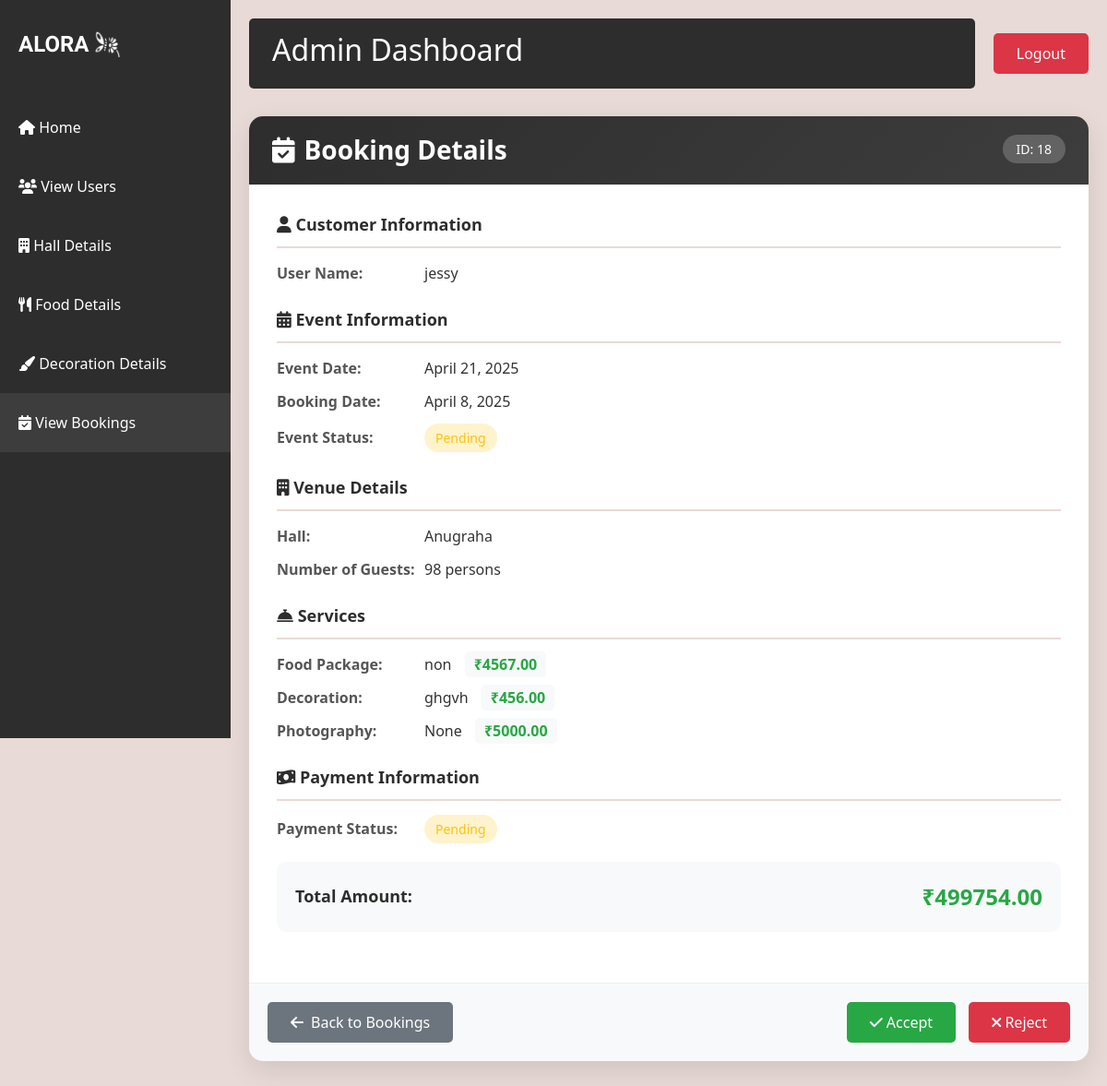
Page /booking_detail/18/ (signed in) on the committed database.
### app/models.py (models this page shows)
class Bookings(models.Model):
    event_date=models.DateField(null=True)
    event_status=models.CharField(max_length=100,default='Pending')
    user_id=models.ForeignKey(User,on_delete=models.CASCADE)
    hall_id=models.ForeignKey(Halls,on_delete=models.CASCADE)
    booking_date=models.DateField(auto_now_add=True)
    payment_status=models.CharField(max_length=100,default='Pending')
    photography=models.CharField(max_length=100,null=True,blank=True)
    no_of_persons=models.IntegerField(null=True,blank=True)
    food_value=models.BooleanField(null=True,blank=True)
    food=models.ForeignKey(Food,on_delete=models.SET_NULL, null=True, blank=True)
    decoration_value=models.BooleanField(null=True,blank=True)
    decoration=models.ForeignKey(Decoration,on_delete=models.SET_NULL, null=True, blank=True)
    photography_cost=models.DecimalField(max_digits=10,decimal_places=2)
    total_payment=models.DecimalField(max_digits=10,decimal_places=2)

class Halls(models.Model):
    name=models.CharField(max_length=100)
    location=models.CharField(max_length=200)
    capacity=models.IntegerField()
    price_per_day=models.DecimalField(max_digits=10,decimal_places=2)
    photo_url=models.ImageField(upload_to='images/')
    description=models.TextField(blank=True,null=True)

class Food(models.Model):
    food_name=models.CharField(max_length=100,null=True)
    food_image=models.ImageField(upload_to='images/')
    food_price=models.DecimalField(max_digits=10,decimal_places=2)

class Decoration(models.Model):
    decoration_name=models.CharField(max_length=100,null=True)
    decoration_image=models.ImageField(upload_to='images/')
    decoration_price=(models.DecimalField(max_digits=10,decimal_places=2))

### app/views.py (the view)
# urls.py: path('booking_detail/<int:id>/', views.booking_detail, name='booking_detail'),
@login_required(login_url='login')
def booking_detail(request, id):
    booking = get_object_or_404(Bookings.objects.select_related('user_id', 'hall_id', 'food', 'decoration'), id=id)
    return render(request, 'booking_detail_.html', {'booking': booking})

### templates/booking_detail_.html (shortened to what this page needs)
<!DOCTYPE html>
<html lang="en">
<head>
    {% load static %}
    <link href="https://cdn.jsdelivr.net/npm/bootstrap@5.3.0/dist/css/bootstrap.min.css" rel="stylesheet">
    <link rel="stylesheet" href="https://cdnjs.cloudflare.com/ajax/libs/font-awesome/6.0.0-beta3/css/all.min.css">
</head>
<body>
    <div class="sidebar">
        <div class="logo-container">
            <div class="logo">ALORA</div>
            <img src="{% static 'alora_icon.png' %}" alt="Light Bulb" class="logo-image">
        </div>
        <nav class="nav flex-column">
            <a class="nav-link" href="{% url 'admin_dash' %}">
                <i class="fas fa-home"></i> Home
            </a>
            <a class="nav-link" href="{% url 'view_users' %}">
                <i class="fas fa-users"></i> View Users
            </a>
            <a class="nav-link" href="{% url 'hall_details' %}">
                <i class="fas fa-building"></i> Hall Details
            </a>
            <a class="nav-link" href="{% url 'food_details' %}">
                <i class="fas fa-utensils"></i> Food Details
            </a>
            <a class="nav-link" href="{% url 'decoration_details' %}">
                <i class="fas fa-paint-brush"></i> Decoration Details
            </a>
            <a class="nav-link active" href="{% url 'admin_view_booking' %}">
                <i class="fas fa-calendar-check"></i> View Bookings
            </a>
        </nav>
    </div>
    <div class="main-content">
        <div class="top-nav">
            <div class="welcome-section">
                <h2>Admin Dashboard</h2>
            </div>
            <a href="{% url 'logout' %}" class="logout-btn">Logout</a>
        </div>
        <div class="booking-details-card">
            <div class="booking-header">
                <h3><i class="fas fa-calendar-check"></i> Booking Details</h3>
                <div class="booking-id-badge">ID: {{ booking.id }}</div>
            </div>
            <div class="booking-body">
                <div class="info-group">
                    <div class="info-category">
                        <i class="fas fa-user"></i> Customer Information
                    </div>
                    <div class="info-row">
                        <div class="info-label">User Name:</div>
                        <div class="info-value">{{ booking.user_id.username }}</div>
                    </div>
                </div>
                <div class="info-group">
                    <div class="info-category">
                        <i class="fas fa-calendar-alt"></i> Event Information
                    </div>
                    <div class="info-row">
                        <div class="info-label">Event Date:</div>
                        <div class="info-value">{{ booking.event_date }}</div>
                    </div>
                    <div class="info-row">
                        <div class="info-label">Booking Date:</div>
                        <div class="info-value">{{ booking.booking_date }}</div>
                    </div>
                    <div class="info-row">
                        <div class="info-label">Event Status:</div>
                        <div class="info-value">
                            {% if booking.event_status == 'Accept' %}
                                <span class="status-badge status-accepted">Accepted</span>
                            {% elif booking.event_status == 'Reject' %}
                                <span class="status-badge status-rejected">Rejected</span>
                            {% else %}
                                <span class="status-badge status-pending">Pending</span>
                            {% endif %}
                        </div>
                    </div>
                </div>
                <div class="info-group">
                    <div class="info-category">
                        <i class="fas fa-building"></i> Venue Details
                    </div>
                    <div class="info-row">
                        <div class="info-label">Hall:</div>
                        <div class="info-value">{{ booking.hall_id.name }}</div>
                    </div>
                    <div class="info-row">
                        <div class="info-label">Number of Guests:</div>
                        <div class="info-value">{{ booking.no_of_persons }} persons</div>
                    </div>
                </div>
                <div class="info-group">
                    <div class="info-category">
                        <i class="fas fa-concierge-bell"></i> Services
                    </div>
                    <div class="info-row">
                        <div class="info-label">Food Package:</div>
                        <div class="info-value">{{ booking.food.food_name }} <span class="price-tag">₹{{ booking.food.food_price }}</span></div>
                    </div>
                    <div class="info-row">
                        <div class="info-label">Decoration:</div>
                        <div class="info-value">{{ booking.decoration.decoration_name }} <span class="price-tag">₹{{ booking.decoration.decoration_price }}</span></div>
                    </div>
                    <div class="info-row">
                        <div class="info-label">Photography:</div>
                        <div class="info-value">{{ booking.photography }} <span class="price-tag">₹{{ booking.photography_cost }}</span></div>
                    </div>
                </div>
                <div class="info-group">
                    <div class="info-category">
                        <i class="fas fa-money-bill-wave"></i> Payment Information
                    </div>
                    <div class="info-row">
                        <div class="info-label">Payment Status:</div>
                        <div class="info-value">
                            {% if booking.payment_status == 'Paid' %}
                                <span class="status-badge status-paid">Paid</span>
                            {% else %}
                                <span class="status-badge status-pending">Pending</span>
                            {% endif %}
                        </div>
                    </div>
                    <div class="total-section">
                        <div class="total-label">Total Amount:</div>
                        <div class="total-value">₹{{ booking.total_payment }}</div>
                    </div>
                </div>
            </div>
            <div class="booking-footer">
                <a href="{% url 'admin_view_booking' %}" class="back-btn"><i class="fas fa-arrow-left"></i> Back to Bookings</a>
                <div class="action-buttons">
                    {% if booking.event_status == 'Pending' %}
                        <form action="{% url 'acceptrejectbooking' id=booking.id %}" method="post" style="display:inline;">
                            <button type="submit" name="Status" value="Accept" class="action-btn accept-btn"><i class="fas fa-check"></i> Accept</button>
                            <button type="submit" name="Status" value="Reject" class="action-btn reject-btn"><i class="fas fa-times"></i> Reject</button>
                        </form>
                    {% elif booking.event_status == 'Accept' %}
                        <form action="{% url 'acceptrejectbooking' id=booking.id %}" method="post" style="display:inline;">
                            {% csrf_token %}
                            <button type="submit" name="Status" value="Reject" class="action-btn reject-btn"><i class="fas fa-times"></i> Reject</button>
                        </form>
                    {% elif booking.event_status == 'Reject' %}
                        <form action="{% url 'acceptrejectbooking' id=booking.id %}" method="post" style="display:inline;">
                            {% csrf_token %}
                            <button type="submit" name="Status" value="Accept" class="action-btn accept-btn"><i class="fas fa-check"></i> Accept</button>
                        </form>
                    {% endif %}
                </div>
            </div>
        </div>
    </div>
</body>
</html>

### templates/booking_detail_.html (style rules this page uses)
body { background-color: #e8dad6; min-height: 100vh; }
.sidebar { background-color: #2d2d2d; color: white; min-height: 100vh; padding-top: 20px; position: fixed; width: 250px; }
.logo-container { display: flex; align-items: center; justify-content: flex-start; padding: 10px 20px; margin-bottom: 30px; }
.logo { font-family: 'Irish Grover'; font-size: 24px; font-weight: bold; }
.logo-image { width: 30px; height: 30px; margin-left: 5px; }
.nav-link { color: #ffffff; padding: 20px 20px; transition: all 0.3s; font-size: 16px; }
.nav-link.active { background-color: #3d3d3d; }
.main-content { margin-left: 250px; padding: 20px; }
.top-nav { display: flex; justify-content: space-between; align-items: center; margin-bottom: 30px; }
.welcome-section { background-color: #2d2d2d; color: white; padding: 15px 25px; border-radius: 5px; flex-grow: 1; margin-right: 20px; }
.logout-btn { background-color: #dc3545; color: white; border: none; padding: 10px 25px; border-radius: 5px; text-decoration: none; transition: background-color 0.3s; }
.booking-details-card { border: none; border-radius: 15px; overflow: hidden; box-shadow: 0 10px 30px rgba(0, 0, 0, 0.1); margin-bottom: 30px; }
.booking-header { background: linear-gradient(135deg, #2d2d2d 0%, #3d3d3d 100%); color: white; padding: 20px 25px; position: relative; }
.booking-header h3 { margin: 0; font-weight: 600; display: flex; align-items: center; }
.booking-header h3 i { margin-right: 10px; }
.booking-id-badge { position: absolute; top: 20px; right: 25px; background-color: rgba(255, 255, 255, 0.2); padding: 5px 15px; border-radius: 50px; font-size: 14px; }
.booking-body { padding: 30px; background-color: white; }
.info-group { margin-bottom: 25px; }
.info-category { font-size: 18px; color: #2d2d2d; border-bottom: 2px solid #e8dad6; padding-bottom: 10px; margin-bottom: 15px; font-weight: 600; }
.info-row { display: flex; margin-bottom: 12px; align-items: center; }
.info-label { width: 160px; font-weight: 600; color: #555; }
.info-value { flex-grow: 1; color: #333; }
.price-tag { background-color: #f8f9fa; padding: 3px 10px; border-radius: 5px; margin-left: 10px; color: #28a745; font-weight: 600; }
.status-badge { padding: 5px 12px; border-radius: 50px; font-size: 14px; font-weight: 500; display: inline-block; }
.status-pending { background-color: #fff3cd; color: #ffc107; }
.total-section { background-color: #f8f9fa; padding: 20px; border-radius: 10px; display: flex; justify-content: space-between; align-items: center; margin-top: 20px; }
.total-label { font-size: 18px; font-weight: 600; color: #2d2d2d; }
.total-value { font-size: 24px; font-weight: 700; color: #28a745; }
.booking-footer { padding: 20px; display: flex; justify-content: space-between; background-color: #f8f9fa; border-top: 1px solid #eee; }
.back-btn { background-color: #6c757d; color: white; border: none; padding: 10px 25px; border-radius: 5px; text-decoration: none; transition: all 0.3s; display: flex; align-items: center; }
.back-btn i { margin-right: 8px; }
.action-btn { padding: 10px 25px; border: none; border-radius: 5px; text-decoration: none; transition: all 0.3s; margin-left: 10px; font-weight: 500; }
.accept-btn { background-color: #28a745; color: white; }
.reject-btn { background-color: #dc3545; color: white; }

### rows in the picture
Bookings: id "18", user_id.username "jessy", event_date "April 21, 2025", booking_date "April 8, 2025", hall_id.name "Anugraha", no_of_persons "98", food.food_name "non", food.food_price "4567.00", decoration.decoration_name "ghgvh", decoration.decoration_price "456.00", photography "None", photography_cost "5000.00", total_payment "499754.00"
